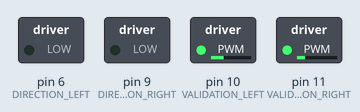
The sketch below on a simulated Arduino Uno, built with avr-gcc and run on an emulated ATmega328P. Shown: switched loads named in the sketch (green lamp = pin HIGH).

Above: at 0.05 s.
At 1.15 s:
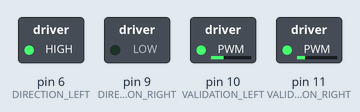
Timing chart, 0 to 3.0 s (numbered marks = the images above):
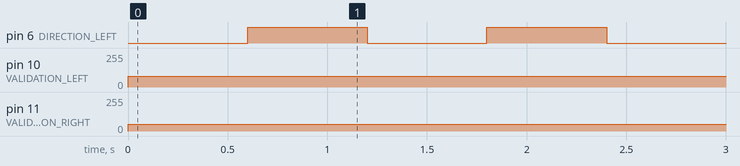

The sketch:

hb5-motor-test.ino
```cpp
#define DIRECTION_LEFT 6
#define DIRECTION_RIGHT 9
#define VALIDATION_LEFT 10
#define VALIDATION_RIGHT 11

int motor_speed_left=80;
int motor_speed_right=50;
int counter = 0;
boolean direction_left = false;

void setup(){

 Serial.begin(9600); // Initialization of the serial monitor
 pinMode(DIRECTION_LEFT,OUTPUT);
 pinMode(DIRECTION_RIGHT,OUTPUT);
 pinMode(VALIDATION_LEFT,OUTPUT);
 pinMode(VALIDATION_RIGHT,OUTPUT);
}

void loop(){

if (counter==6){
  counter=0;
  direction_left = !direction_left;
  digitalWrite(DIRECTION_LEFT, direction_left);
//  if (motor_speed >= 250) {
//  motor_speed = 0;
//}
//  motor_speed += 15;
}


//digitalWrite(DIRECTION_RIGHT,HIGH);

analogWrite(VALIDATION_LEFT, motor_speed_left);
analogWrite(VALIDATION_RIGHT, motor_speed_right);
delay(100);

counter++;
}
```

Measured:
- by itself, pin 6 (DIRECTION_LEFT): alternates HIGH for 0.60 s and LOW for 0.60 s
- by itself, pin 10 (VALIDATION_LEFT): 0/255 → 80/255 at 0.00 s
- by itself, pin 11 (VALIDATION_RIGHT): 0/255 → 50/255 at 0.00 s
